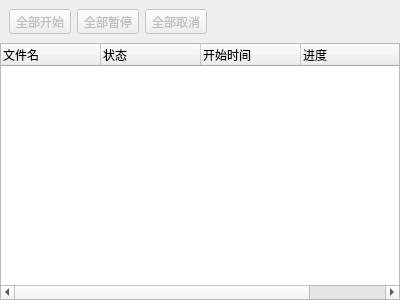
<?xml version="1.0" encoding="UTF-8"?>
<ui version="4.0">
 <class>UploadPage</class>
 <widget class="QWidget" name="UploadPage">
  <property name="geometry">
   <rect>
    <x>0</x>
    <y>0</y>
    <width>400</width>
    <height>300</height>
   </rect>
  </property>
  <property name="windowTitle">
   <string>Form</string>
  </property>
  <layout class="QVBoxLayout" name="verticalLayout">
   <property name="spacing">
    <number>0</number>
   </property>
   <property name="leftMargin">
    <number>0</number>
   </property>
   <property name="topMargin">
    <number>0</number>
   </property>
   <property name="rightMargin">
    <number>0</number>
   </property>
   <property name="bottomMargin">
    <number>0</number>
   </property>
   <item>
    <widget class="QWidget" name="widget" native="true">
     <property name="enabled">
      <bool>false</bool>
     </property>
     <property name="maximumSize">
      <size>
       <width>16777215</width>
       <height>50</height>
      </size>
     </property>
     <layout class="QHBoxLayout" name="horizontalLayout">
      <item>
       <widget class="QToolButton" name="beginAllBtn">
        <property name="text">
         <string>全部开始</string>
        </property>
       </widget>
      </item>
      <item>
       <widget class="QToolButton" name="stopAllBtn">
        <property name="text">
         <string>全部暂停</string>
        </property>
       </widget>
      </item>
      <item>
       <widget class="QToolButton" name="cancelAllBtn">
        <property name="text">
         <string>全部取消</string>
        </property>
       </widget>
      </item>
      <item>
       <spacer name="horizontalSpacer">
        <property name="orientation">
         <enum>Qt::Horizontal</enum>
        </property>
        <property name="sizeHint" stdset="0">
         <size>
          <width>306</width>
          <height>20</height>
         </size>
        </property>
       </spacer>
      </item>
     </layout>
    </widget>
   </item>
   <item>
    <widget class="QWidget" name="widget_2" native="true">
     <layout class="QGridLayout" name="gridLayout">
      <property name="leftMargin">
       <number>0</number>
      </property>
      <property name="topMargin">
       <number>0</number>
      </property>
      <property name="rightMargin">
       <number>0</number>
      </property>
      <property name="bottomMargin">
       <number>0</number>
      </property>
      <item row="0" column="0">
       <widget class="QTreeWidget" name="treeWidget">
        <column>
         <property name="text">
          <string>文件名</string>
         </property>
        </column>
        <column>
         <property name="text">
          <string>状态</string>
         </property>
        </column>
        <column>
         <property name="text">
          <string>开始时间</string>
         </property>
        </column>
        <column>
         <property name="text">
          <string>进度</string>
         </property>
        </column>
        <column>
         <property name="text">
          <string>已用时</string>
         </property>
        </column>
       </widget>
      </item>
     </layout>
    </widget>
   </item>
  </layout>
 </widget>
 <resources/>
 <connections/>
</ui>
